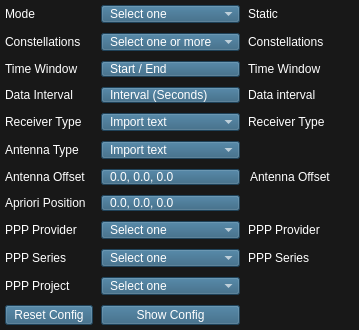
          <widget class="QWidget" name="generalTab">
           <property name="styleSheet">
            <string notr="true">background-color: rgb(24, 24, 24); color: rgb(255, 255, 255);</string>
           </property>
           <attribute name="title">
            <string>General</string>
           </attribute>
           <layout class="QGridLayout" name="configGridLayout">
            <property name="sizeConstraint">
             <enum>QLayout::SizeConstraint::SetDefaultConstraint</enum>
            </property>
            <property name="leftMargin">
             <number>5</number>
            </property>
            <property name="topMargin">
             <number>5</number>
            </property>
            <property name="rightMargin">
             <number>5</number>
            </property>
            <property name="bottomMargin">
             <number>5</number>
            </property>
            <property name="horizontalSpacing">
             <number>8</number>
            </property>
            <property name="verticalSpacing">
             <number>10</number>
            </property>
            <item row="5" column="0">
             <widget class="QLabel" name="receiverTypeLabel">
              <property name="text">
               <string>Receiver Type</string>
              </property>
             </widget>
            </item>
            <item row="13" column="0">
             <widget class="QLabel" name="pppProjectLabel">
              <property name="minimumSize">
               <size>
                <width>0</width>
                <height>0</height>
               </size>
              </property>
              <property name="maximumSize">
               <size>
                <width>16777215</width>
                <height>16777215</height>
               </size>
              </property>
              <property name="text">
               <string>PPP Project</string>
              </property>
             </widget>
            </item>
            <item row="6" column="2">
             <widget class="QComboBox" name="antennaTypeCombo">
              <property name="sizePolicy">
               <sizepolicy hsizetype="Minimum" vsizetype="Fixed">
                <horstretch>0</horstretch>
                <verstretch>0</verstretch>
               </sizepolicy>
              </property>
              <property name="cursor">
               <cursorShape>PointingHandCursor</cursorShape>
              </property>
              <property name="styleSheet">
               <string notr="true">QComboBox {
    background-color: #2c5d7c;
    color: white;
    padding: 0px 8px;
    font: 13pt &quot;Segoe UI&quot;;
    text-align: left;
}
QComboBox:hover {
    background-color: #214861;
}
QComboBox:disabled {
    background-color: rgb(120, 120, 120);
}</string>
              </property>
              <item>
               <property name="text">
                <string>Import text</string>
               </property>
              </item>
             </widget>
            </item>
            <item row="1" column="3">
             <widget class="QLabel" name="modeValue">
              <property name="visible">
               <bool>false</bool>
              </property>
              <property name="text">
               <string>Static</string>
              </property>
             </widget>
            </item>
            <item row="6" column="0">
             <widget class="QLabel" name="antennaTypeLabel">
              <property name="text">
               <string>Antenna Type</string>
              </property>
             </widget>
            </item>
            <item row="4" column="3">
             <widget class="QLabel" name="dataIntervalValue">
              <property name="sizePolicy">
               <sizepolicy hsizetype="Minimum" vsizetype="Preferred">
                <horstretch>0</horstretch>
                <verstretch>0</verstretch>
               </sizepolicy>
              </property>
              <property name="visible">
               <bool>false</bool>
              </property>
              <property name="text">
               <string>Data interval</string>
              </property>
             </widget>
            </item>
            <item row="11" column="0">
             <widget class="QLabel" name="pppSeriesLabel">
              <property name="text">
               <string>PPP Series</string>
              </property>
             </widget>
            </item>
            <item row="1" column="0">
             <widget class="QLabel" name="modeLabel">
              <property name="sizePolicy">
               <sizepolicy hsizetype="Minimum" vsizetype="Preferred">
                <horstretch>0</horstretch>
                <verstretch>0</verstretch>
               </sizepolicy>
              </property>
              <property name="text">
               <string>Mode</string>
              </property>
             </widget>
            </item>
            <item row="2" column="3">
             <widget class="QLabel" name="constellationsValue">
              <property name="visible">
               <bool>false</bool>
              </property>
              <property name="text">
               <string>Constellations</string>
              </property>
             </widget>
            </item>
            <item row="5" column="2">
             <widget class="QComboBox" name="receiverTypeCombo">
              <property name="sizePolicy">
               <sizepolicy hsizetype="Minimum" vsizetype="Fixed">
                <horstretch>0</horstretch>
                <verstretch>0</verstretch>
               </sizepolicy>
              </property>
              <property name="cursor">
               <cursorShape>PointingHandCursor</cursorShape>
              </property>
              <property name="styleSheet">
               <string notr="true">QComboBox {
    background-color: #2c5d7c;
    color: white;
    padding: 0px 8px;
    font: 13pt &quot;Segoe UI&quot;;
    text-align: left;
}
QComboBox:hover {
    background-color: #214861;
}
QComboBox:disabled {
    background-color: rgb(120, 120, 120);
}</string>
              </property>
              <item>
               <property name="text">
                <string>Import text</string>
               </property>
              </item>
             </widget>
            </item>
            <item row="1" column="2">
             <widget class="QComboBox" name="modeCombo">
              <property name="sizePolicy">
               <sizepolicy hsizetype="Minimum" vsizetype="Fixed">
                <horstretch>0</horstretch>
                <verstretch>0</verstretch>
               </sizepolicy>
              </property>
              <property name="cursor">
               <cursorShape>PointingHandCursor</cursorShape>
              </property>
              <property name="styleSheet">
               <string notr="true">QComboBox {
    background-color: #2c5d7c;
    color: white;
    padding: 0px 8px;
    font: 13pt &quot;Segoe UI&quot;;
    text-align: left;
}
QComboBox:hover {
    background-color: #214861;
}
QComboBox:disabled {
    background-color: rgb(120, 120, 120);
}</string>
              </property>
              <item>
               <property name="text">
                <string>Select one</string>
               </property>
              </item>
             </widget>
            </item>
            <item row="4" column="0">
             <widget class="QLabel" name="dataIntervalLabel">
              <property name="text">
               <string>Data Interval</string>
              </property>
             </widget>
            </item>
            <item row="11" column="3">
             <widget class="QLabel" name="pppSeriesValue">
              <property name="sizePolicy">
               <sizepolicy hsizetype="Minimum" vsizetype="Preferred">
                <horstretch>0</horstretch>
                <verstretch>0</verstretch>
               </sizepolicy>
              </property>
              <property name="visible">
               <bool>false</bool>
              </property>
              <property name="text">
               <string>PPP Series</string>
              </property>
             </widget>
            </item>
            <item row="11" column="2">
             <widget class="QComboBox" name="pppSeriesCombo">
              <property name="sizePolicy">
               <sizepolicy hsizetype="Minimum" vsizetype="Fixed">
                <horstretch>0</horstretch>
                <verstretch>0</verstretch>
               </sizepolicy>
              </property>
              <property name="cursor">
               <cursorShape>PointingHandCursor</cursorShape>
              </property>
              <property name="styleSheet">
               <string notr="true">QComboBox {
    background-color: #2c5d7c;
    color: white;
    padding: 0px 8px;
    font: 13pt &quot;Segoe UI&quot;;
    text-align: left;
}
QComboBox:hover {
    background-color: #214861;
}
QComboBox:disabled {
    background-color: rgb(120, 120, 120);
}</string>
              </property>
              <item>
               <property name="text">
                <string>Select one</string>
               </property>
              </item>
             </widget>
            </item>
            <item row="13" column="2">
             <widget class="QComboBox" name="pppProjectCombo">
              <property name="sizePolicy">
               <sizepolicy hsizetype="Minimum" vsizetype="Fixed">
                <horstretch>0</horstretch>
                <verstretch>0</verstretch>
               </sizepolicy>
              </property>
              <property name="cursor">
               <cursorShape>PointingHandCursor</cursorShape>
              </property>
              <property name="styleSheet">
               <string notr="true">QComboBox {
    background-color: #2c5d7c;
    color: white;
    padding: 0px 8px;
    font: 13pt &quot;Segoe UI&quot;;
    text-align: left;
}
QComboBox:hover {
    background-color: #214861;
}
QComboBox:disabled {
    background-color: rgb(120, 120, 120);
}</string>
              </property>
              <item>
               <property name="text">
                <string>Select one</string>
               </property>
              </item>
             </widget>
            </item>
            <item row="7" column="2">
             <widget class="QPushButton" name="antennaOffsetButton">
              <property name="sizePolicy">
               <sizepolicy hsizetype="Minimum" vsizetype="Fixed">
                <horstretch>0</horstretch>
                <verstretch>0</verstretch>
               </sizepolicy>
              </property>
              <property name="cursor">
               <cursorShape>PointingHandCursor</cursorShape>
              </property>
              <property name="styleSheet">
               <string notr="true">QPushButton {
    background-color: #2c5d7c;
    color: white;
    padding: 0px 8px;
    font: 13pt &quot;Segoe UI&quot;;
    text-align: left;
}
QPushButton:hover {
    background-color: #214861;
}
QPushButton:pressed {
    background-color: #1a3649;
}
QPushButton:disabled {
    background-color: rgb(120, 120, 120);
}</string>
              </property>
              <property name="text">
               <string>0.0, 0.0, 0.0</string>
              </property>
             </widget>
            </item>
            <item row="2" column="2">
             <widget class="QComboBox" name="constellationsCombo">
              <property name="sizePolicy">
               <sizepolicy hsizetype="Minimum" vsizetype="Fixed">
                <horstretch>0</horstretch>
                <verstretch>0</verstretch>
               </sizepolicy>
              </property>
              <property name="cursor">
               <cursorShape>PointingHandCursor</cursorShape>
              </property>
              <property name="styleSheet">
               <string notr="true">QComboBox {
    background-color: #2c5d7c;
    color: white;
    padding: 0px 8px;
    font: 13pt &quot;Segoe UI&quot;;
    text-align: left;
}
QComboBox:hover {
    background-color: #214861;
}
QComboBox:disabled {
    background-color: rgb(120, 120, 120);
}</string>
              </property>
              <item>
               <property name="text">
                <string>Select one or more</string>
               </property>
              </item>
             </widget>
            </item>
            <item row="7" column="0">
             <widget class="QLabel" name="antennaOffsetLabel">
              <property name="text">
               <string>Antenna Offset</string>
              </property>
             </widget>
            </item>
            <item row="7" column="3">
             <widget class="QLineEdit" name="antennaOffsetValue">
              <property name="sizePolicy">
               <sizepolicy hsizetype="Minimum" vsizetype="Fixed">
                <horstretch>0</horstretch>
                <verstretch>0</verstretch>
               </sizepolicy>
              </property>
              <property name="visible">
               <bool>false</bool>
              </property>
              <property name="styleSheet">
               <string notr="true">background:transparent;border:none;</string>
              </property>
              <property name="text">
               <string>Antenna Offset</string>
              </property>
              <property name="readOnly">
               <bool>true</bool>
              </property>
             </widget>
            </item>
            <item row="2" column="0">
             <widget class="QLabel" name="constellationsLabel">
              <property name="text">
               <string>Constellations</string>
              </property>
             </widget>
            </item>
            <item row="3" column="0">
             <widget class="QLabel" name="timeWindowLabel">
              <property name="text">
               <string>Time Window</string>
              </property>
             </widget>
            </item>
            <item row="4" column="2">
             <widget class="QPushButton" name="dataIntervalButton">
              <property name="sizePolicy">
               <sizepolicy hsizetype="Minimum" vsizetype="Fixed">
                <horstretch>0</horstretch>
                <verstretch>0</verstretch>
               </sizepolicy>
              </property>
              <property name="cursor">
               <cursorShape>PointingHandCursor</cursorShape>
              </property>
              <property name="styleSheet">
               <string notr="true">QPushButton {
    background-color: #2c5d7c;
    color: white;
    padding: 0px 8px;
    font: 13pt &quot;Segoe UI&quot;;
    text-align: left;
}
QPushButton:hover {
    background-color: #214861;
}
QPushButton:pressed {
    background-color: #1a3649;
}
QPushButton:disabled {
    background-color: rgb(120, 120, 120);
}</string>
              </property>
              <property name="text">
               <string>Interval (Seconds)</string>
              </property>
             </widget>
            </item>
            <item row="9" column="0">
             <widget class="QLabel" name="pppProviderLabel">
              <property name="text">
               <string>PPP Provider</string>
              </property>
             </widget>
            </item>
            <item row="9" column="2">
             <widget class="QComboBox" name="pppProviderCombo">
              <property name="sizePolicy">
               <sizepolicy hsizetype="Minimum" vsizetype="Fixed">
                <horstretch>0</horstretch>
                <verstretch>0</verstretch>
               </sizepolicy>
              </property>
              <property name="cursor">
               <cursorShape>PointingHandCursor</cursorShape>
              </property>
              <property name="styleSheet">
               <string notr="true">QComboBox {
    background-color: #2c5d7c;
    color: white;
    padding: 0px 8px;
    font: 13pt &quot;Segoe UI&quot;;
    text-align: left;
}
QComboBox:hover {
    background-color: #214861;
}
QComboBox:disabled {
    background-color: rgb(120, 120, 120);
}</string>
              </property>
              <item>
               <property name="text">
                <string>Select one</string>
               </property>
              </item>
             </widget>
            </item>
            <item row="14" column="0">
             <widget class="QPushButton" name="resetConfigButton">
              <property name="sizePolicy">
               <sizepolicy hsizetype="Minimum" vsizetype="Fixed">
                <horstretch>0</horstretch>
                <verstretch>0</verstretch>
               </sizepolicy>
              </property>
              <property name="cursor">
               <cursorShape>PointingHandCursor</cursorShape>
              </property>
              <property name="styleSheet">
               <string notr="true">QPushButton {
    background-color: #2c5d7c;
    color: white;
    padding: 2px 8px;
    font: 13pt &quot;Segoe UI&quot;;
    text-align: center;
}
QPushButton:hover {
    background-color: #214861;
}
QPushButton:pressed {
    background-color: #1a3649;
}
QPushButton:disabled {
    background-color: rgb(120, 120, 120);
}</string>
              </property>
              <property name="text">
               <string>Reset Config</string>
              </property>
             </widget>
            </item>
            <item row="3" column="2">
             <widget class="QPushButton" name="timeWindowButton">
              <property name="sizePolicy">
               <sizepolicy hsizetype="Minimum" vsizetype="Fixed">
                <horstretch>0</horstretch>
                <verstretch>0</verstretch>
               </sizepolicy>
              </property>
              <property name="cursor">
               <cursorShape>PointingHandCursor</cursorShape>
              </property>
              <property name="styleSheet">
               <string notr="true">QPushButton {
    background-color: #2c5d7c;
    color: white;
    padding: 0px 8px;
    font: 13pt &quot;Segoe UI&quot;;
    text-align: left;
}
QPushButton:hover {
    background-color: #214861;
}
QPushButton:pressed {
    background-color: #1a3649;
}
QPushButton:disabled {
    background-color: rgb(120, 120, 120);
}</string>
              </property>
              <property name="text">
               <string>Start / End</string>
              </property>
             </widget>
            </item>
            <item row="14" column="2">
             <widget class="QPushButton" name="showConfigButton">
              <property name="sizePolicy">
               <sizepolicy hsizetype="Minimum" vsizetype="Fixed">
                <horstretch>0</horstretch>
                <verstretch>0</verstretch>
               </sizepolicy>
              </property>
              <property name="cursor">
               <cursorShape>PointingHandCursor</cursorShape>
              </property>
              <property name="styleSheet">
               <string notr="true">QPushButton {
    background-color: #2c5d7c;
    color: white;
    padding: 2px 8px;
    font: 13pt &quot;Segoe UI&quot;;
    text-align: center;
}
QPushButton:hover {
    background-color: #214861;
}
QPushButton:pressed {
    background-color: #1a3649;
}
QPushButton:disabled {
    background-color: rgb(120, 120, 120);
}</string>
              </property>
              <property name="text">
               <string>Show Config</string>
              </property>
             </widget>
            </item>
            <item row="9" column="3">
             <widget class="QLabel" name="pppProviderValue">
              <property name="sizePolicy">
               <sizepolicy hsizetype="Minimum" vsizetype="Preferred">
                <horstretch>0</horstretch>
                <verstretch>0</verstretch>
               </sizepolicy>
              </property>
              <property name="visible">
               <bool>false</bool>
              </property>
              <property name="text">
               <string>PPP Provider</string>
              </property>
             </widget>
            </item>
            <item row="5" column="3">
             <widget class="QLabel" name="receiverTypeValue">
              <property name="sizePolicy">
               <sizepolicy hsizetype="Minimum" vsizetype="Preferred">
                <horstretch>0</horstretch>
                <verstretch>0</verstretch>
               </sizepolicy>
              </property>
              <property name="visible">
               <bool>false</bool>
              </property>
              <property name="text">
               <string>Receiver Type</string>
              </property>
             </widget>
            </item>
            <item row="6" column="3">
             <widget class="QLabel" name="antennaTypeValue">
              <property name="sizePolicy">
               <sizepolicy hsizetype="Minimum" vsizetype="Preferred">
                <horstretch>0</horstretch>
                <verstretch>0</verstretch>
               </sizepolicy>
              </property>
              <property name="visible">
               <bool>false</bool>
              </property>
             </widget>
            </item>
            <item row="3" column="3">
             <widget class="QLabel" name="timeWindowValue">
              <property name="sizePolicy">
               <sizepolicy hsizetype="Minimum" vsizetype="Preferred">
                <horstretch>0</horstretch>
                <verstretch>0</verstretch>
               </sizepolicy>
              </property>
              <property name="visible">
               <bool>false</bool>
              </property>
              <property name="text">
               <string>Time Window</string>
              </property>
             </widget>
            </item>
            <item row="8" column="2">
             <widget class="QPushButton" name="aprioriPositionButton">
              <property name="sizePolicy">
               <sizepolicy hsizetype="Minimum" vsizetype="Fixed">
                <horstretch>0</horstretch>
                <verstretch>0</verstretch>
               </sizepolicy>
              </property>
              <property name="cursor">
               <cursorShape>PointingHandCursor</cursorShape>
              </property>
              <property name="styleSheet">
               <string notr="true">QPushButton {
    background-color: #2c5d7c;
    color: white;
    padding: 0px 8px;
    font: 13pt &quot;Segoe UI&quot;;
    text-align: left;
}
QPushButton:hover {
    background-color: #214861;
}
QPushButton:pressed {
    background-color: #1a3649;
}
QPushButton:disabled {
    background-color: rgb(120, 120, 120);
}</string>
              </property>
              <property name="text">
               <string>0.0, 0.0, 0.0</string>
              </property>
             </widget>
            </item>
            <item row="8" column="0">
             <widget class="QLabel" name="aprioriPositionLabel">
              <property name="text">
               <string>Apriori Position</string>
              </property>
             </widget>
            </item>
           </layout>
          </widget>
